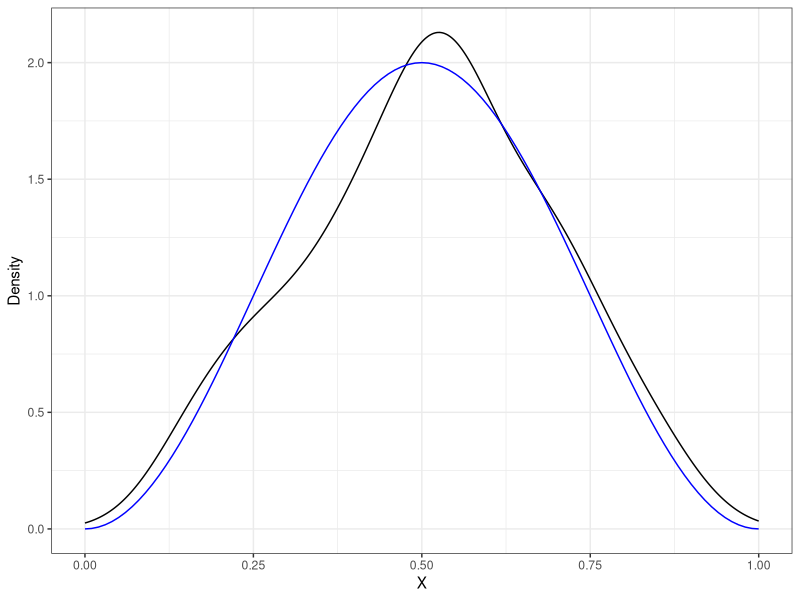
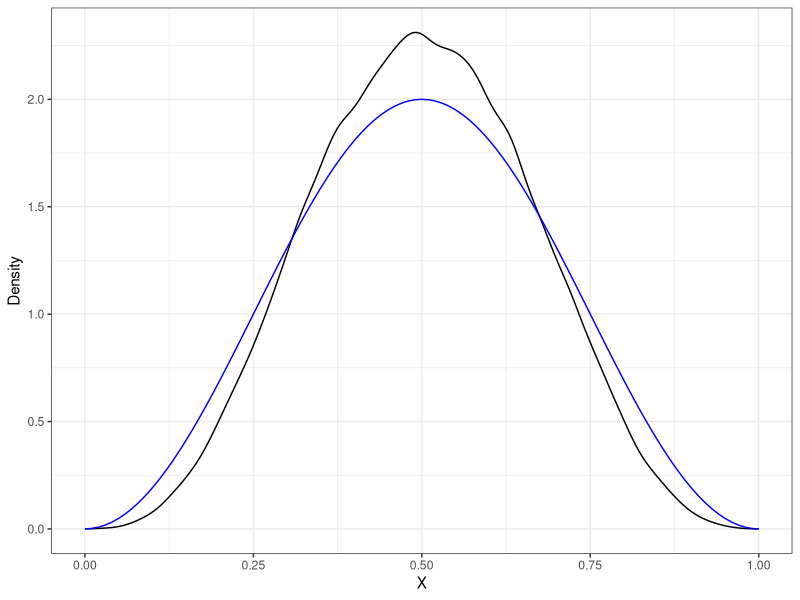
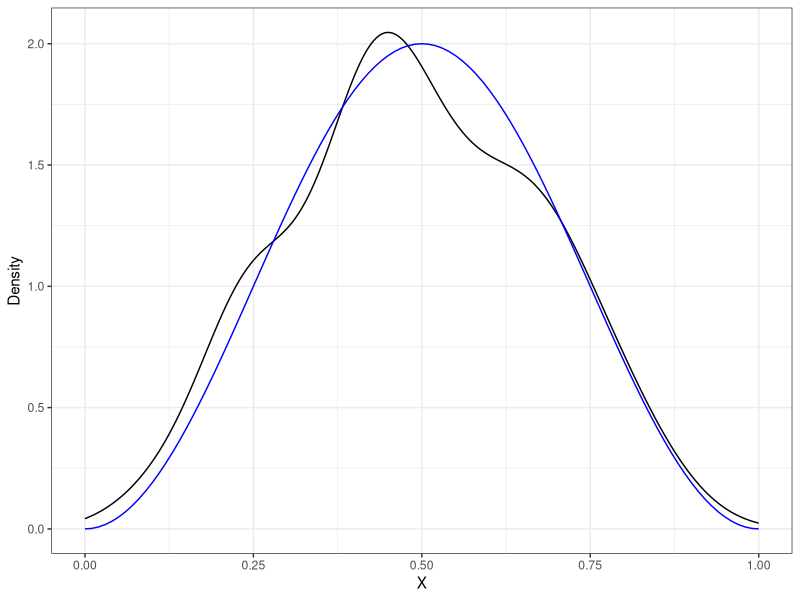
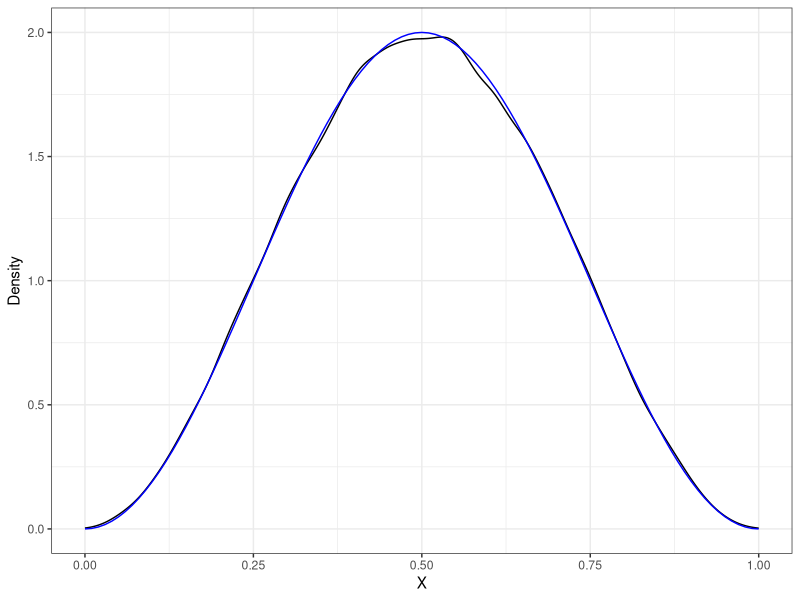
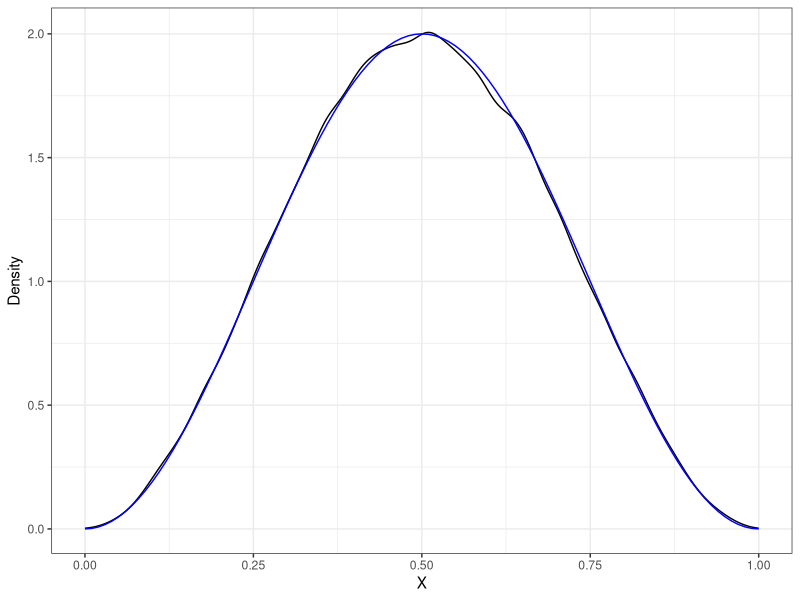

R code for these plots, in order:
## ---- chunk 1
knitr::opts_chunk$set(echo = TRUE)
## ---- chunk 2
library(ggplot2)
## ---- chunk 3
f=function(x){ return(2*(sin(pi*x))^2) }
g1=function(x){ return(dunif(x,0,1)) }
rg1=function(n){ return(rbeta(n,2,2)) }

N=10^5
xx=(1:(N-1))/N
a1=min(g1(xx)/f(xx))

f1=function(x){ return(a1*f(x)) }
## ---- chunk 4
X = rg1(N)
Y = runif(N, min=0, max=g1(X))
acc=(Y<f1(X))
Xaccepted=X[acc]
Yaccepted=Y[acc]
Xrejected=X[!acc]
Yrejected=Y[!acc]
## ---- chunk 5
#rej_sampl function

rej_sampl=function(N,f,g,rg){
  X = rg(N)
  Y = runif(N, min=0, max=g(X))
  acc=(Y<f(X))
  Xaccepted=X[acc]
  return(Xaccepted)
}
## ---- chunk 6
N=10^2
S=rej_sampl(N,f1,g1,rg1)

length(S)/N
ggplot()+
  geom_density(aes(x=S))+
  geom_function(fun=f,col="blue")+
  xlim(0,1)+xlab("X")+ylab("Density")+
  theme_bw()
## ---- chunk 7
N=10^5
S=rej_sampl(N,f1,g1,rg1)

length(S)/N
ggplot()+
  geom_density(aes(x=S))+
  geom_function(fun=f,col="blue")+
  xlim(0,1)+xlab("X")+ylab("Density")+
  theme_bw()
## ---- chunk 8
g2=function(x){ return(dbeta(x,2,2)) }
rg2=function(n){ return(rbeta(n,2,2)) }

N=10^5
xx=(1:(N-1))/N
a2=min(g2(xx)/f(xx))

f2=function(x){ return(a2*f(x)) }
## ---- chunk 9
set.seed(987)
N=10^2
S=rej_sampl(N,f2,g2,rg2)

length(S)/N
ggplot()+
  geom_density(aes(x=S))+
  geom_function(fun=f,col="blue")+
  xlim(0,1)+xlab("X")+ylab("Density")+
  theme_bw()
## ---- chunk 10
N=10^5
S=rej_sampl(N,f2,g2,rg2)

length(S)/N
ggplot()+
  geom_density(aes(x=S))+
  geom_function(fun=f,col="blue")+
  xlim(0,1)+xlab("X")+ylab("Density")+
  theme_bw()
## ---- chunk 11
g2=function(x){ return(dbeta(x,3,3)) }
rg2=function(n){ return(rbeta(n,3,3)) }

N=10^5
xx=(1:(N-1))/N
a2=min(g2(xx)/f(xx))

f2=function(x){ return(a2*f(x)) }
## ---- chunk 12
N=10^5
S=rej_sampl(N,f2,g2,rg2)

length(S)/N
ggplot()+
  geom_density(aes(x=S))+
  geom_function(fun=f,col="blue")+
  xlim(0,1)+xlab("X")+ylab("Density")+
  theme_bw()
